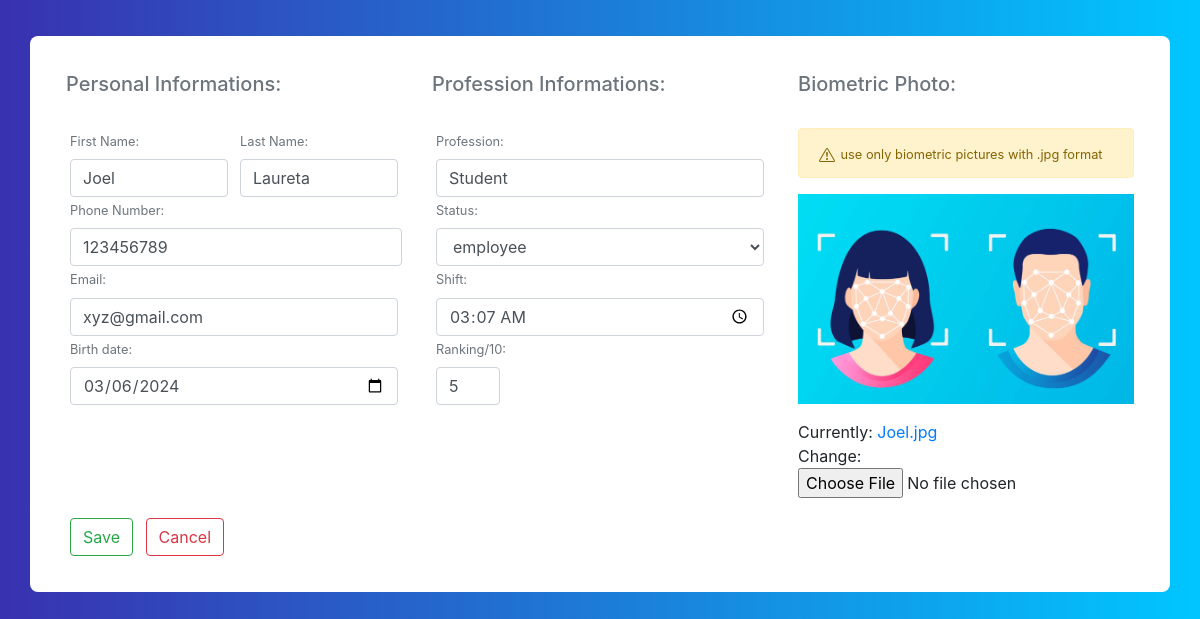
The app's page /edit_profile/11/ with its own data.
### core/models.py (models this page shows, shortened)
class Profile(models.Model):
    first_name = models.CharField(max_length=70)
    last_name = models.CharField(max_length=70)
    date = models.DateField()
    phone = models.BigIntegerField()
    email = models.EmailField()
    ranking = models.IntegerField()
    profession = models.CharField(max_length=200)
    status = models.CharField(choices=types,max_length=20,null=True,blank=False,default='employee')
    present = models.BooleanField(default=False)
    image = models.ImageField()
    updated = models.DateTimeField(auto_now=True)
    shift = models.TimeField()

### core/views.py (the view)
# urls.py: path('edit_profile/<int:id>/',edit_profile,name='edit_profile'),
def edit_profile(request,id):
    profile = Profile.objects.get(id=id)
    form = ProfileForm(instance=profile)
    if request.method == 'POST':
        form = ProfileForm(request.POST,request.FILES,instance=profile)
        if form.is_valid():
            form.save()
            return redirect('profiles')
    context={'form':form}
    return render(request,'core/add_profile.html',context)

### core/forms.py
class ProfileForm(forms.ModelForm):
    class Meta:
        model = Profile
        fields = '__all__'
        widgets = {
            'date': DateInput(),
            'shift':TimeInput()
        }
        exclude = ['present','updated']
    def __init__(self, *args, **kwargs):
        super(ProfileForm, self).__init__(*args, **kwargs)
        self.fields['first_name'].widget.attrs['class'] = 'form-control'
        self.fields['last_name'].widget.attrs['class'] = 'form-control'
        self.fields['date'].widget.attrs['class'] = 'form-control'
        self.fields['phone'].widget.attrs['class'] = 'form-control'
        self.fields['email'].widget.attrs['class'] = 'form-control'
        self.fields['ranking'].widget.attrs['class'] = 'form-control'
        self.fields['profession'].widget.attrs['class'] = 'form-control'
        self.fields['status'].widget.attrs['class'] = 'form-control'
        self.fields['shift'].widget.attrs['class'] = 'form-control'

### core/templates/core/add_profile.html (shortened to what this page needs)
{% extends "core/base.html" %}
{% load static %}
{% block content %}
<div class="container emp-profile pb-3">
    <form method="POST" action="." class="needs-validation" enctype='multipart/form-data'>
        <div class="row">
            <div class="col-md-4">
                <h5 class="text-muted">Personal Informations:</h5><br>
                <div class="d-flex justify-content-between">
                    <div class="m-1 mr-2">
                        <label class="text-muted"><small>First Name:</small></label>
                        {{ form.first_name }}
                    </div>
                    <div class="m-1">
                        <label class="text-muted"><small>Last Name:</small></label>
                        {{ form.last_name }}
                    </div>
                </div>
                <div class="ml-1">
                    <label class="text-muted"><small>Phone Number:</small></label>
                    {{ form.phone }}
                </div>
                <div class="m-1">
                    <label class="text-muted"><small>Email:</small></label>
                    {{ form.email }}
                </div>
                <div class="m-1">
                    <label class="text-muted"><small>Birth date:</small></label>
                    {{ form.date }}
                </div>
            </div>
            <div class="col-md-4">
                <h5 class="text-muted">Profession Informations:</h5><br>
                <div class="m-1">
                    <label class="text-muted"><small>Profession:</small></label>
                    {{ form.profession }}
                </div>
                <div class="m-1">
                    <label class="text-muted"><small>Status:</small></label>
                    {{ form.status }}
                </div>
                <div class="m-1">
                    <label class="text-muted"><small>Shift:</small></label>
                    {{ form.shift }}
                </div>
                <div class="m-1" style="width: 4rem;">
                    <label class="text-muted"><small>Ranking/10:</small></label>
                    {{ form.ranking }}
                </div>
            </div>
            <div class="col-md-4">
                <h5 class="text-muted">Biometric Photo:</h5><br>
                <div>
                    <div class="alert alert-warning">
                        <small>use only biometric pictures with .jpg format</small>
                    </div>
                    <img src="{% static 'img/bio.jpg'%}" alt="" width="100%">
                </div>
                <div class="mt-3">
                    {{ form.image }}
                </div>
            </div>
        </div>
        <div class="mt-3">
            <button type="submit" class="btn btn-outline-success m-1">Save</button>
            <a href="{% url 'profiles' %}"><button type="button" class="btn btn-outline-danger m-1">Cancel</button></a>
        </div>
    </form>
</div>
{% endblock content %}

### static/css/details.css (style rules this page uses)
.emp-profile { padding: 3%; margin-top: 3%; margin-bottom: 3%; border-radius: 0.5rem; background: #fff; }

### static/css/body.css (style rules this page uses)
body { background: -webkit-linear-gradient(left, #3931af, #00c6ff); }

### records on screen
Profile: first_name "Joel", last_name "Laureta", phone "123456789", email "xyz@gmail.com", date "03/06/2024", profession "Student", status "employee", shift "03:07:00", ranking "5"
